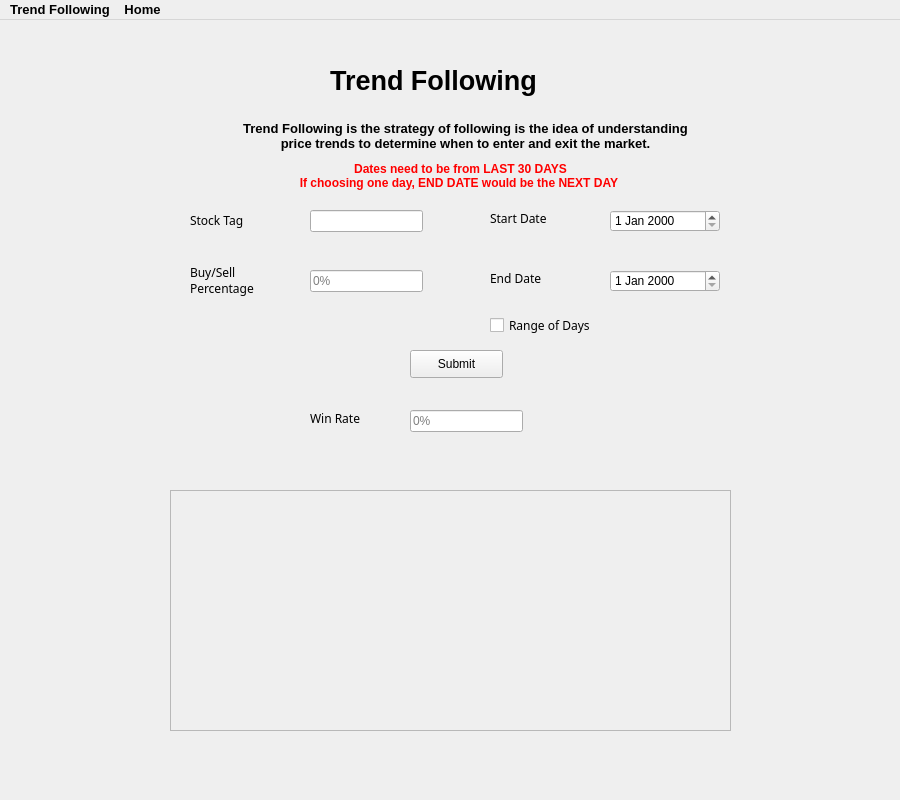
<?xml version="1.0" encoding="UTF-8"?>
<ui version="4.0">
 <class>MainWindow</class>
 <widget class="QMainWindow" name="MainWindow">
  <property name="enabled">
   <bool>true</bool>
  </property>
  <property name="geometry">
   <rect>
    <x>0</x>
    <y>0</y>
    <width>900</width>
    <height>800</height>
   </rect>
  </property>
  <property name="sizePolicy">
   <sizepolicy hsizetype="Preferred" vsizetype="Preferred">
    <horstretch>0</horstretch>
    <verstretch>0</verstretch>
   </sizepolicy>
  </property>
  <property name="windowTitle">
   <string>Trend Following</string>
  </property>
  <property name="windowIcon">
   <iconset>
    <normaloff>trend.jpg</normaloff>trend.jpg</iconset>
  </property>
  <property name="styleSheet">
   <string notr="true"/>
  </property>
  <widget class="QWidget" name="centralwidget">
   <widget class="QLabel" name="label_5">
    <property name="geometry">
     <rect>
      <x>130</x>
      <y>90</y>
      <width>671</width>
      <height>51</height>
     </rect>
    </property>
    <property name="font">
     <font>
      <pointsize>10</pointsize>
      <weight>75</weight>
      <bold>true</bold>
     </font>
    </property>
    <property name="layoutDirection">
     <enum>Qt::LeftToRight</enum>
    </property>
    <property name="text">
     <string>Trend Following is the strategy of following is the idea of understanding 
price trends to determine when to enter and exit the market.</string>
    </property>
    <property name="alignment">
     <set>Qt::AlignCenter</set>
    </property>
   </widget>
   <widget class="QLineEdit" name="lineEdit_3">
    <property name="geometry">
     <rect>
      <x>410</x>
      <y>390</y>
      <width>113</width>
      <height>22</height>
     </rect>
    </property>
    <property name="readOnly">
     <bool>true</bool>
    </property>
    <property name="placeholderText">
     <string>0%</string>
    </property>
   </widget>
   <widget class="QLabel" name="label_4">
    <property name="geometry">
     <rect>
      <x>330</x>
      <y>40</y>
      <width>271</width>
      <height>41</height>
     </rect>
    </property>
    <property name="font">
     <font>
      <pointsize>20</pointsize>
      <weight>75</weight>
      <bold>true</bold>
     </font>
    </property>
    <property name="text">
     <string>Trend Following</string>
    </property>
   </widget>
   <widget class="QLabel" name="label_7">
    <property name="geometry">
     <rect>
      <x>490</x>
      <y>190</y>
      <width>111</width>
      <height>16</height>
     </rect>
    </property>
    <property name="font">
     <font>
      <family>8514oem</family>
     </font>
    </property>
    <property name="text">
     <string>Start Date</string>
    </property>
   </widget>
   <widget class="QDateEdit" name="dateEdit_2">
    <property name="geometry">
     <rect>
      <x>610</x>
      <y>190</y>
      <width>110</width>
      <height>22</height>
     </rect>
    </property>
   </widget>
   <widget class="QLabel" name="label">
    <property name="geometry">
     <rect>
      <x>190</x>
      <y>190</y>
      <width>111</width>
      <height>21</height>
     </rect>
    </property>
    <property name="font">
     <font>
      <family>8514oem</family>
     </font>
    </property>
    <property name="text">
     <string>Stock Tag</string>
    </property>
   </widget>
   <widget class="QLineEdit" name="lineEdit_2">
    <property name="geometry">
     <rect>
      <x>310</x>
      <y>250</y>
      <width>113</width>
      <height>22</height>
     </rect>
    </property>
    <property name="placeholderText">
     <string>0%</string>
    </property>
   </widget>
   <widget class="QLineEdit" name="lineEdit">
    <property name="geometry">
     <rect>
      <x>310</x>
      <y>190</y>
      <width>113</width>
      <height>22</height>
     </rect>
    </property>
   </widget>
   <widget class="QDateEdit" name="dateEdit">
    <property name="geometry">
     <rect>
      <x>610</x>
      <y>250</y>
      <width>110</width>
      <height>22</height>
     </rect>
    </property>
   </widget>
   <widget class="QLabel" name="label_8">
    <property name="geometry">
     <rect>
      <x>490</x>
      <y>250</y>
      <width>101</width>
      <height>16</height>
     </rect>
    </property>
    <property name="font">
     <font>
      <family>8514oem</family>
     </font>
    </property>
    <property name="text">
     <string>End Date</string>
    </property>
   </widget>
   <widget class="QLabel" name="label_2">
    <property name="geometry">
     <rect>
      <x>190</x>
      <y>240</y>
      <width>121</width>
      <height>41</height>
     </rect>
    </property>
    <property name="font">
     <font>
      <family>8514oem</family>
     </font>
    </property>
    <property name="text">
     <string>Buy/Sell 
Percentage</string>
    </property>
   </widget>
   <widget class="QLabel" name="label_3">
    <property name="geometry">
     <rect>
      <x>310</x>
      <y>390</y>
      <width>81</width>
      <height>16</height>
     </rect>
    </property>
    <property name="font">
     <font>
      <family>8514oem</family>
     </font>
    </property>
    <property name="text">
     <string>Win Rate</string>
    </property>
   </widget>
   <widget class="QLabel" name="label_6">
    <property name="geometry">
     <rect>
      <x>270</x>
      <y>130</y>
      <width>381</width>
      <height>51</height>
     </rect>
    </property>
    <property name="font">
     <font>
      <weight>75</weight>
      <bold>true</bold>
     </font>
    </property>
    <property name="styleSheet">
     <string notr="true">color: rgb(255, 0, 0);</string>
    </property>
    <property name="text">
     <string>Dates need to be from LAST 30 DAYS
If choosing one day, END DATE would be the NEXT DAY </string>
    </property>
    <property name="alignment">
     <set>Qt::AlignCenter</set>
    </property>
   </widget>
   <widget class="QCheckBox" name="checkBox">
    <property name="geometry">
     <rect>
      <x>490</x>
      <y>280</y>
      <width>161</width>
      <height>51</height>
     </rect>
    </property>
    <property name="font">
     <font>
      <family>8514oem</family>
     </font>
    </property>
    <property name="text">
     <string>Range of Days</string>
    </property>
   </widget>
   <widget class="QFrame" name="frame">
    <property name="geometry">
     <rect>
      <x>170</x>
      <y>470</y>
      <width>561</width>
      <height>241</height>
     </rect>
    </property>
    <property name="styleSheet">
     <string notr="true">border-color: rgb(0, 0, 0);</string>
    </property>
    <property name="frameShape">
     <enum>QFrame::StyledPanel</enum>
    </property>
    <property name="frameShadow">
     <enum>QFrame::Raised</enum>
    </property>
   </widget>
   <widget class="QPushButton" name="pushButton">
    <property name="geometry">
     <rect>
      <x>410</x>
      <y>330</y>
      <width>93</width>
      <height>28</height>
     </rect>
    </property>
    <property name="text">
     <string>Submit</string>
    </property>
   </widget>
  </widget>
  <widget class="QMenuBar" name="menubar">
   <property name="geometry">
    <rect>
     <x>0</x>
     <y>0</y>
     <width>900</width>
     <height>25</height>
    </rect>
   </property>
   <property name="font">
    <font>
     <family>Arial</family>
     <pointsize>10</pointsize>
     <weight>75</weight>
     <bold>true</bold>
    </font>
   </property>
   <widget class="QMenu" name="menuTrend_Following">
    <property name="font">
     <font>
      <family>Arial</family>
      <weight>75</weight>
      <bold>true</bold>
     </font>
    </property>
    <property name="title">
     <string>Trend Following</string>
    </property>
   </widget>
   <widget class="QMenu" name="menuHome">
    <property name="title">
     <string>Home</string>
    </property>
   </widget>
   <addaction name="menuTrend_Following"/>
   <addaction name="menuHome"/>
  </widget>
 </widget>
 <resources/>
 <connections/>
</ui>
